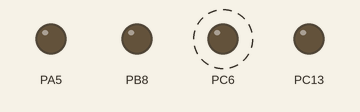
The sketch below on a simulated STM32 Blue Pill. Shown: output pins drawn as LEDs (lit = HIGH). Dashed ring = blinking. What the sketch prints to the serial monitor is not drawn.

Above: at 0.2 s.
Timing chart, 0 to 3.0 s (numbered marks = the images above):
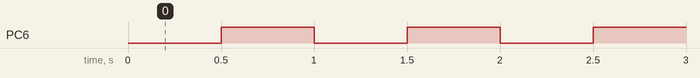

Measured:
- by itself, PC6: alternates HIGH for 0.50 s and LOW for 0.50 s

The sketch:

test1.ino
```cpp
void setup() {
  Serial.begin(115200);
  pinMode(PC13, OUTPUT);
  pinMode(PA5,  OUTPUT);
  pinMode(PB8,  OUTPUT);
  pinMode(PC6,  OUTPUT);
}

void loop() {

  // Test PC6
  Serial.println("Testing PC6...");
  digitalWrite(PC6, LOW); delay(500); digitalWrite(PC6, HIGH); delay(500);
}
```
